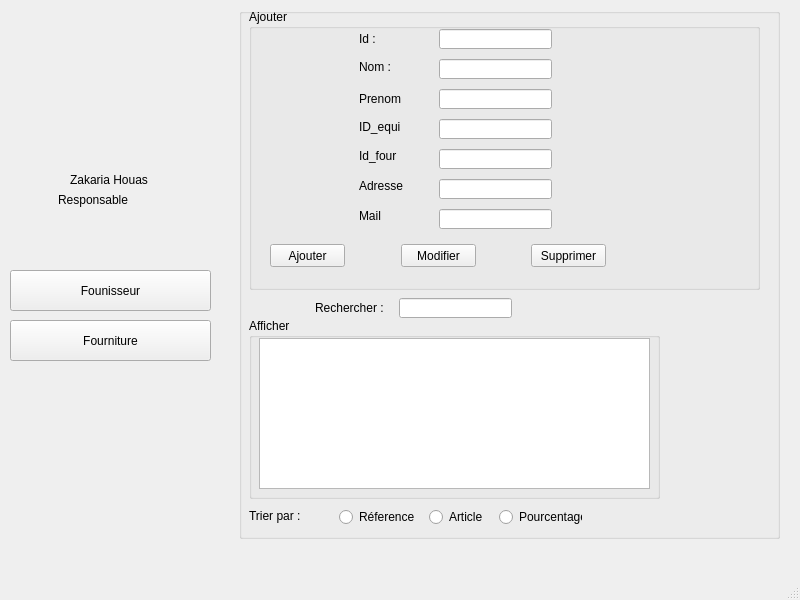
<?xml version="1.0" encoding="UTF-8"?>
<ui version="4.0">
 <class>MainWindow</class>
 <widget class="QMainWindow" name="MainWindow">
  <property name="geometry">
   <rect>
    <x>0</x>
    <y>0</y>
    <width>800</width>
    <height>600</height>
   </rect>
  </property>
  <property name="windowTitle">
   <string>MainWindow</string>
  </property>
  <widget class="QWidget" name="centralwidget">
   <widget class="QLabel" name="ap">
    <property name="geometry">
     <rect>
      <x>0</x>
      <y>0</y>
      <width>801</width>
      <height>551</height>
     </rect>
    </property>
    <property name="styleSheet">
     <string notr="true">background-image: url(:/new/img/img/1.png);</string>
    </property>
    <property name="text">
     <string/>
    </property>
   </widget>
   <widget class="QStackedWidget" name="stackedWidget">
    <property name="geometry">
     <rect>
      <x>229</x>
      <y>-1</y>
      <width>561</width>
      <height>551</height>
     </rect>
    </property>
    <property name="styleSheet">
     <string notr="true">background-image: url(:/new/img/img/bg.png);</string>
    </property>
    <property name="currentIndex">
     <number>1</number>
    </property>
    <widget class="QWidget" name="marketing">
     <widget class="QLabel" name="logo">
      <property name="geometry">
       <rect>
        <x>210</x>
        <y>110</y>
        <width>141</width>
        <height>151</height>
       </rect>
      </property>
      <property name="styleSheet">
       <string notr="true">border-image: url(:/new/img/img/logoposte.png);</string>
      </property>
      <property name="text">
       <string/>
      </property>
     </widget>
     <widget class="QLabel" name="gm">
      <property name="geometry">
       <rect>
        <x>0</x>
        <y>380</y>
        <width>561</width>
        <height>61</height>
       </rect>
      </property>
      <property name="frameShadow">
       <enum>QFrame::Plain</enum>
      </property>
      <property name="lineWidth">
       <number>-1</number>
      </property>
      <property name="text">
       <string>&lt;html&gt;&lt;head/&gt;&lt;body&gt;&lt;p&gt;&lt;span style=&quot; font-size:28pt; color:#00007f;&quot;&gt;Gestion Fournisseur et Fourniture&lt;/span&gt;&lt;/p&gt;&lt;/body&gt;&lt;/html&gt;</string>
      </property>
      <property name="textFormat">
       <enum>Qt::AutoText</enum>
      </property>
      <property name="scaledContents">
       <bool>false</bool>
      </property>
      <property name="alignment">
       <set>Qt::AlignCenter</set>
      </property>
      <property name="wordWrap">
       <bool>false</bool>
      </property>
     </widget>
    </widget>
    <widget class="QWidget" name="promo">
     <widget class="QGroupBox" name="groupBox">
      <property name="geometry">
       <rect>
        <x>10</x>
        <y>9</y>
        <width>541</width>
        <height>531</height>
       </rect>
      </property>
      <property name="title">
       <string/>
      </property>
      <widget class="QGroupBox" name="groupBox_2">
       <property name="geometry">
        <rect>
         <x>10</x>
         <y>1</y>
         <width>511</width>
         <height>281</height>
        </rect>
       </property>
       <property name="title">
        <string>Ajouter</string>
       </property>
       <widget class="QLabel" name="label_14">
        <property name="geometry">
         <rect>
          <x>110</x>
          <y>50</y>
          <width>61</width>
          <height>16</height>
         </rect>
        </property>
        <property name="text">
         <string>Nom :</string>
        </property>
       </widget>
       <widget class="QLineEdit" name="adressefs">
        <property name="geometry">
         <rect>
          <x>190</x>
          <y>170</y>
          <width>113</width>
          <height>20</height>
         </rect>
        </property>
       </widget>
       <widget class="QLineEdit" name="idfoufs">
        <property name="geometry">
         <rect>
          <x>190</x>
          <y>140</y>
          <width>113</width>
          <height>20</height>
         </rect>
        </property>
       </widget>
       <widget class="QLineEdit" name="id">
        <property name="geometry">
         <rect>
          <x>190</x>
          <y>20</y>
          <width>113</width>
          <height>20</height>
         </rect>
        </property>
       </widget>
       <widget class="QLabel" name="label_12">
        <property name="geometry">
         <rect>
          <x>110</x>
          <y>140</y>
          <width>47</width>
          <height>14</height>
         </rect>
        </property>
        <property name="text">
         <string>Id_four</string>
        </property>
       </widget>
       <widget class="QLineEdit" name="prenomfs">
        <property name="geometry">
         <rect>
          <x>190</x>
          <y>80</y>
          <width>113</width>
          <height>20</height>
         </rect>
        </property>
       </widget>
       <widget class="QPushButton" name="pushButton_21">
        <property name="geometry">
         <rect>
          <x>21</x>
          <y>235</y>
          <width>75</width>
          <height>23</height>
         </rect>
        </property>
        <property name="styleSheet">
         <string notr="true">border-image: url(:/new/img/img/button.png);</string>
        </property>
        <property name="text">
         <string>Ajouter</string>
        </property>
       </widget>
       <widget class="QLabel" name="label_17">
        <property name="geometry">
         <rect>
          <x>110</x>
          <y>170</y>
          <width>47</width>
          <height>14</height>
         </rect>
        </property>
        <property name="text">
         <string>Adresse</string>
        </property>
       </widget>
       <widget class="QLabel" name="label_16">
        <property name="geometry">
         <rect>
          <x>110</x>
          <y>110</y>
          <width>71</width>
          <height>16</height>
         </rect>
        </property>
        <property name="text">
         <string>ID_equi</string>
        </property>
       </widget>
       <widget class="QLineEdit" name="idfs">
        <property name="geometry">
         <rect>
          <x>190</x>
          <y>110</y>
          <width>113</width>
          <height>20</height>
         </rect>
        </property>
       </widget>
       <widget class="QLabel" name="label_13">
        <property name="geometry">
         <rect>
          <x>110</x>
          <y>20</y>
          <width>71</width>
          <height>20</height>
         </rect>
        </property>
        <property name="text">
         <string>Id :</string>
        </property>
       </widget>
       <widget class="QLineEdit" name="nomfs">
        <property name="geometry">
         <rect>
          <x>190</x>
          <y>50</y>
          <width>113</width>
          <height>20</height>
         </rect>
        </property>
       </widget>
       <widget class="QLabel" name="label_15">
        <property name="geometry">
         <rect>
          <x>110</x>
          <y>80</y>
          <width>71</width>
          <height>20</height>
         </rect>
        </property>
        <property name="text">
         <string>Prenom</string>
        </property>
       </widget>
       <widget class="QPushButton" name="pushButton">
        <property name="geometry">
         <rect>
          <x>152</x>
          <y>235</y>
          <width>75</width>
          <height>23</height>
         </rect>
        </property>
        <property name="styleSheet">
         <string notr="true">border-image: url(:/new/img/img/button2.png);</string>
        </property>
        <property name="text">
         <string>Modifier</string>
        </property>
       </widget>
       <widget class="QLineEdit" name="mailfs">
        <property name="geometry">
         <rect>
          <x>190</x>
          <y>200</y>
          <width>113</width>
          <height>20</height>
         </rect>
        </property>
        <property name="text">
         <string/>
        </property>
       </widget>
       <widget class="QLabel" name="label_18">
        <property name="geometry">
         <rect>
          <x>110</x>
          <y>200</y>
          <width>47</width>
          <height>14</height>
         </rect>
        </property>
        <property name="text">
         <string>Mail</string>
        </property>
       </widget>
       <widget class="QPushButton" name="pushButton_6">
        <property name="geometry">
         <rect>
          <x>282</x>
          <y>235</y>
          <width>75</width>
          <height>23</height>
         </rect>
        </property>
        <property name="styleSheet">
         <string notr="true">border-image: url(:/new/img/img/button.png);</string>
        </property>
        <property name="text">
         <string>Supprimer</string>
        </property>
       </widget>
      </widget>
      <widget class="QGroupBox" name="groupBox_3">
       <property name="geometry">
        <rect>
         <x>10</x>
         <y>310</y>
         <width>411</width>
         <height>181</height>
        </rect>
       </property>
       <property name="title">
        <string>Afficher</string>
       </property>
       <widget class="QTableView" name="tabfournissseur">
        <property name="geometry">
         <rect>
          <x>10</x>
          <y>20</y>
          <width>391</width>
          <height>151</height>
         </rect>
        </property>
       </widget>
      </widget>
      <widget class="QLabel" name="label">
       <property name="geometry">
        <rect>
         <x>450</x>
         <y>360</y>
         <width>61</width>
         <height>61</height>
        </rect>
       </property>
       <property name="styleSheet">
        <string notr="true">border-image: url(:/new/img/img/logoposte.png);</string>
       </property>
       <property name="text">
        <string/>
       </property>
      </widget>
      <widget class="QLineEdit" name="lineEdit_14">
       <property name="geometry">
        <rect>
         <x>160</x>
         <y>290</y>
         <width>113</width>
         <height>20</height>
        </rect>
       </property>
      </widget>
      <widget class="QLabel" name="label_2">
       <property name="geometry">
        <rect>
         <x>76</x>
         <y>290</y>
         <width>71</width>
         <height>20</height>
        </rect>
       </property>
       <property name="text">
        <string>Rechercher :</string>
       </property>
      </widget>
      <widget class="QRadioButton" name="radioButton">
       <property name="geometry">
        <rect>
         <x>100</x>
         <y>500</y>
         <width>83</width>
         <height>18</height>
        </rect>
       </property>
       <property name="text">
        <string>Réference</string>
       </property>
      </widget>
      <widget class="QRadioButton" name="radioButton_2">
       <property name="geometry">
        <rect>
         <x>190</x>
         <y>500</y>
         <width>83</width>
         <height>18</height>
        </rect>
       </property>
       <property name="text">
        <string>Article</string>
       </property>
      </widget>
      <widget class="QRadioButton" name="radioButton_3">
       <property name="geometry">
        <rect>
         <x>260</x>
         <y>500</y>
         <width>83</width>
         <height>18</height>
        </rect>
       </property>
       <property name="text">
        <string>Pourcentage</string>
       </property>
      </widget>
      <widget class="QLabel" name="label_3">
       <property name="geometry">
        <rect>
         <x>10</x>
         <y>500</y>
         <width>71</width>
         <height>16</height>
        </rect>
       </property>
       <property name="text">
        <string>Trier par :</string>
       </property>
      </widget>
     </widget>
    </widget>
    <widget class="QWidget" name="fid">
     <widget class="QGroupBox" name="groupBox_6">
      <property name="geometry">
       <rect>
        <x>10</x>
        <y>10</y>
        <width>541</width>
        <height>531</height>
       </rect>
      </property>
      <property name="title">
       <string/>
      </property>
      <widget class="QGroupBox" name="groupBox_7">
       <property name="geometry">
        <rect>
         <x>20</x>
         <y>0</y>
         <width>511</width>
         <height>271</height>
        </rect>
       </property>
       <property name="title">
        <string>Ajouter</string>
       </property>
       <widget class="QLabel" name="label_19">
        <property name="geometry">
         <rect>
          <x>159</x>
          <y>83</y>
          <width>61</width>
          <height>16</height>
         </rect>
        </property>
        <property name="text">
         <string>Nom fou</string>
        </property>
       </widget>
       <widget class="QLineEdit" name="id_fou">
        <property name="geometry">
         <rect>
          <x>239</x>
          <y>20</y>
          <width>113</width>
          <height>20</height>
         </rect>
        </property>
       </widget>
       <widget class="QLineEdit" name="poids">
        <property name="geometry">
         <rect>
          <x>239</x>
          <y>121</y>
          <width>113</width>
          <height>20</height>
         </rect>
        </property>
       </widget>
       <widget class="QPushButton" name="pushButton_22">
        <property name="geometry">
         <rect>
          <x>87</x>
          <y>234</y>
          <width>75</width>
          <height>23</height>
         </rect>
        </property>
        <property name="styleSheet">
         <string notr="true">border-image: url(:/new/img/img/button.png);</string>
        </property>
        <property name="text">
         <string>Ajouter</string>
        </property>
       </widget>
       <widget class="QLabel" name="label_22">
        <property name="geometry">
         <rect>
          <x>159</x>
          <y>164</y>
          <width>71</width>
          <height>16</height>
         </rect>
        </property>
        <property name="text">
         <string>Quantite</string>
        </property>
       </widget>
       <widget class="QLineEdit" name="quantite">
        <property name="geometry">
         <rect>
          <x>239</x>
          <y>164</y>
          <width>113</width>
          <height>20</height>
         </rect>
        </property>
       </widget>
       <widget class="QLabel" name="label_23">
        <property name="geometry">
         <rect>
          <x>159</x>
          <y>20</y>
          <width>71</width>
          <height>20</height>
         </rect>
        </property>
        <property name="text">
         <string>Id</string>
        </property>
       </widget>
       <widget class="QLineEdit" name="nomfou">
        <property name="geometry">
         <rect>
          <x>239</x>
          <y>83</y>
          <width>113</width>
          <height>20</height>
         </rect>
        </property>
       </widget>
       <widget class="QLabel" name="label_24">
        <property name="geometry">
         <rect>
          <x>159</x>
          <y>121</y>
          <width>71</width>
          <height>20</height>
         </rect>
        </property>
        <property name="text">
         <string>Poids</string>
        </property>
       </widget>
       <widget class="QPushButton" name="pushButton_3">
        <property name="geometry">
         <rect>
          <x>184</x>
          <y>233</y>
          <width>75</width>
          <height>23</height>
         </rect>
        </property>
        <property name="styleSheet">
         <string notr="true">border-image: url(:/new/img/img/button2.png);</string>
        </property>
        <property name="text">
         <string>Modifier</string>
        </property>
       </widget>
       <widget class="QLineEdit" name="lineEdit">
        <property name="geometry">
         <rect>
          <x>239</x>
          <y>51</y>
          <width>113</width>
          <height>20</height>
         </rect>
        </property>
       </widget>
       <widget class="QLabel" name="label_11">
        <property name="geometry">
         <rect>
          <x>159</x>
          <y>51</y>
          <width>47</width>
          <height>13</height>
         </rect>
        </property>
        <property name="text">
         <string>Nom</string>
        </property>
       </widget>
      </widget>
      <widget class="QGroupBox" name="groupBox_8">
       <property name="geometry">
        <rect>
         <x>10</x>
         <y>310</y>
         <width>411</width>
         <height>181</height>
        </rect>
       </property>
       <property name="title">
        <string>Afficher</string>
       </property>
       <widget class="QTableView" name="tabfourniture">
        <property name="geometry">
         <rect>
          <x>10</x>
          <y>20</y>
          <width>391</width>
          <height>151</height>
         </rect>
        </property>
       </widget>
      </widget>
      <widget class="QLabel" name="label_8">
       <property name="geometry">
        <rect>
         <x>450</x>
         <y>360</y>
         <width>61</width>
         <height>61</height>
        </rect>
       </property>
       <property name="styleSheet">
        <string notr="true">border-image: url(:/new/img/img/logoposte.png);</string>
       </property>
       <property name="text">
        <string/>
       </property>
      </widget>
      <widget class="QLineEdit" name="lineEdit_15">
       <property name="geometry">
        <rect>
         <x>160</x>
         <y>290</y>
         <width>113</width>
         <height>20</height>
        </rect>
       </property>
      </widget>
      <widget class="QLabel" name="label_9">
       <property name="geometry">
        <rect>
         <x>76</x>
         <y>290</y>
         <width>71</width>
         <height>20</height>
        </rect>
       </property>
       <property name="text">
        <string>Rechercher :</string>
       </property>
      </widget>
      <widget class="QRadioButton" name="radioButton_4">
       <property name="geometry">
        <rect>
         <x>100</x>
         <y>500</y>
         <width>83</width>
         <height>18</height>
        </rect>
       </property>
       <property name="text">
        <string>Réference</string>
       </property>
      </widget>
      <widget class="QRadioButton" name="radioButton_5">
       <property name="geometry">
        <rect>
         <x>190</x>
         <y>500</y>
         <width>83</width>
         <height>18</height>
        </rect>
       </property>
       <property name="text">
        <string>Article</string>
       </property>
      </widget>
      <widget class="QRadioButton" name="radioButton_6">
       <property name="geometry">
        <rect>
         <x>260</x>
         <y>500</y>
         <width>83</width>
         <height>18</height>
        </rect>
       </property>
       <property name="text">
        <string>Pourcentage</string>
       </property>
      </widget>
      <widget class="QLabel" name="label_10">
       <property name="geometry">
        <rect>
         <x>10</x>
         <y>500</y>
         <width>71</width>
         <height>16</height>
        </rect>
       </property>
       <property name="text">
        <string>Trier par :</string>
       </property>
      </widget>
      <widget class="QPushButton" name="pushButton_7">
       <property name="geometry">
        <rect>
         <x>300</x>
         <y>231</y>
         <width>75</width>
         <height>23</height>
        </rect>
       </property>
       <property name="styleSheet">
        <string notr="true">border-image: url(:/new/img/img/button.png);</string>
       </property>
       <property name="text">
        <string>Supprimer</string>
       </property>
      </widget>
     </widget>
    </widget>
   </widget>
   <widget class="QLabel" name="fonction">
    <property name="geometry">
     <rect>
      <x>0</x>
      <y>190</y>
      <width>191</width>
      <height>20</height>
     </rect>
    </property>
    <property name="text">
     <string>Responsable </string>
    </property>
    <property name="indent">
     <number>58</number>
    </property>
   </widget>
   <widget class="QLabel" name="Nom">
    <property name="geometry">
     <rect>
      <x>0</x>
      <y>170</y>
      <width>171</width>
      <height>20</height>
     </rect>
    </property>
    <property name="text">
     <string>Zakaria Houas</string>
    </property>
    <property name="textFormat">
     <enum>Qt::AutoText</enum>
    </property>
    <property name="indent">
     <number>70</number>
    </property>
   </widget>
   <widget class="QLabel" name="Avatar">
    <property name="geometry">
     <rect>
      <x>60</x>
      <y>40</y>
      <width>111</width>
      <height>111</height>
     </rect>
    </property>
    <property name="styleSheet">
     <string notr="true">border-image: url(:/new/img/img/avatar.png);</string>
    </property>
    <property name="text">
     <string/>
    </property>
   </widget>
   <widget class="QPushButton" name="promotions">
    <property name="geometry">
     <rect>
      <x>10</x>
      <y>270</y>
      <width>201</width>
      <height>41</height>
     </rect>
    </property>
    <property name="styleSheet">
     <string notr="true">border-image: url(:/new/img/img/button.png);</string>
    </property>
    <property name="text">
     <string>Founisseur</string>
    </property>
   </widget>
   <widget class="QPushButton" name="fidel">
    <property name="geometry">
     <rect>
      <x>10</x>
      <y>320</y>
      <width>201</width>
      <height>41</height>
     </rect>
    </property>
    <property name="styleSheet">
     <string notr="true">border-image: url(:/new/img/img/button.png);</string>
    </property>
    <property name="text">
     <string>Fourniture</string>
    </property>
   </widget>
  </widget>
  <widget class="QMenuBar" name="menubar">
   <property name="geometry">
    <rect>
     <x>0</x>
     <y>0</y>
     <width>800</width>
     <height>21</height>
    </rect>
   </property>
  </widget>
  <widget class="QStatusBar" name="statusbar"/>
 </widget>
 <resources/>
 <connections/>
</ui>
